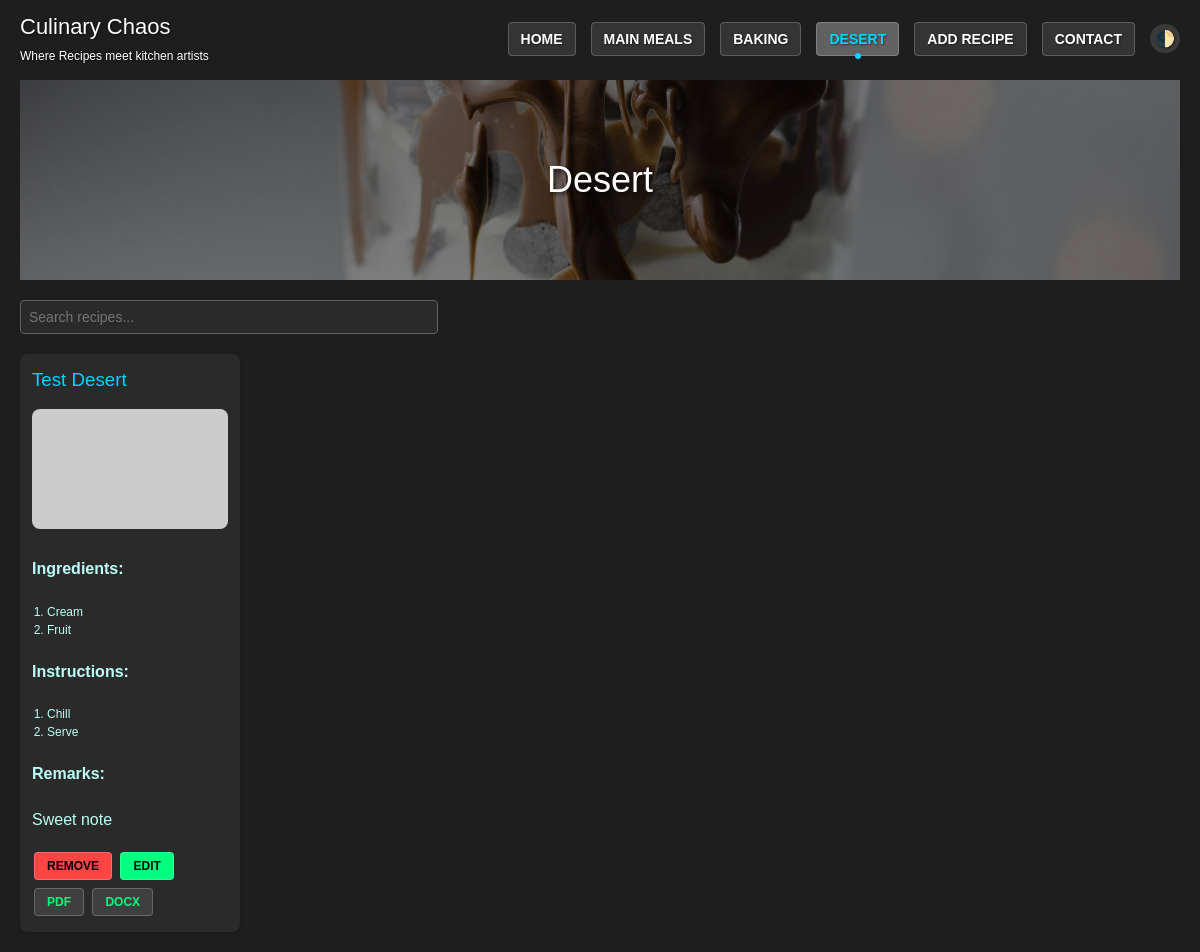
The app's page /desert with its own data.
### tables this page shows
CREATE TABLE recipes (
                id INTEGER PRIMARY KEY AUTOINCREMENT,
                name TEXT NOT NULL,
                type TEXT NOT NULL,
                ingredients TEXT NOT NULL,
                instructions TEXT NOT NULL,
                remarks TEXT,
                image TEXT
            );

### app.py (the view)
@app.route('/desert')
def desert():
    with sqlite3.connect('recipes.db') as conn:
        cursor = conn.cursor()
        cursor.execute("SELECT * FROM recipes WHERE type = 'desert'")
        recipes = [{'id': r[0], 'name': r[1], 'type': r[2], 'ingredients': r[3].split(','), 'instructions': r[4], 'remarks': r[5], 'image': r[6]} for r in cursor.fetchall()]
        app.logger.debug(f"Desert recipes fetched: {recipes}")
    return render_template('desert.html', recipes=recipes)

### templates/desert.html (shortened to what this page needs)
<!DOCTYPE html>
<html lang="en">
<head>
    <link rel="stylesheet" href="{{ url_for('static', filename='styles.css') }}">
</head>
<body class="dark-theme">
    <nav class="navbar">
        <div class="navbar-brand">
            <h1>Culinary Chaos</h1>
            <span class="tagline">Where Recipes meet kitchen artists</span>
        </div>
        <ul class="nav-menu">
            <li><a href="{{ url_for('index') }}" class="nav-link">Home</a></li>
            <li><a href="{{ url_for('main_meals') }}" class="nav-link">Main Meals</a></li>
            <li><a href="{{ url_for('baking') }}" class="nav-link">Baking</a></li>
            <li><a href="{{ url_for('desert') }}" class="nav-link">Desert</a></li>
            <li><a href="{{ url_for('add_recipe') }}" class="nav-link">Add Recipe</a></li>
            <li><a href="{{ url_for('contact') }}" class="nav-link">Contact</a></li>
            <li><button class="theme-switcher">🌓</button></li>
        </ul>
    </nav>
    <div class="container">
        <div class="section-header desert">
            <h2>Desert</h2>
        </div>
        <input type="text" class="search-bar" placeholder="Search recipes..." oninput="searchRecipes()">
        <div class="recipe-grid">
            {% if recipes %}
                {% for recipe in recipes %}
                <div class="recipe-card">
                    <h3>{{ recipe.name }}</h3>
                    <img src="{{ recipe.image }}" alt="{{ recipe.name }}">
                    <h4>Ingredients:</h4>
                    <ol>
                        {% for ingredient in recipe.ingredients %}
                        <li>{{ ingredient }}</li>
                        {% endfor %}
                    </ol>
                    <h4>Instructions:</h4>
                    <ol>
                        {% for instruction in recipe.instructions.split('.') %}
                        {% if instruction.strip() %}
                        <li>{{ instruction.strip() }}</li>
                        {% endif %}
                        {% endfor %}
                    </ol>
                    {% if recipe.remarks %}
                    <h4>Remarks:</h4>
                    <p>{{ recipe.remarks }}</p>
                    {% endif %}
                    <button class="delete-btn" onclick="deleteRecipe({{ recipe.id }})">Remove</button>
                    <a href="{{ url_for('edit_recipe', id=recipe.id) }}"><button class="edit-btn">Edit</button></a>
                    <a href="{{ url_for('download_recipe', id=recipe.id, format='pdf') }}"><button class="pdf-btn">PDF</button></a>
                    <a href="{{ url_for('download_recipe', id=recipe.id, format='docx') }}"><button class="docx-btn">Docx</button></a>
                </div>
                {% endfor %}
            {% else %}
                <p>No recipes found. Add some desserts!</p>
            {% endif %}
        </div>
    </div>
</body>
</html>

### static/styles.css (style rules this page uses)
:root { --bg-color: #1E1E1E; --text-color: #bbfff6; --header-color: #00D4FF; --link-color: #00FF7F; --link-hover-color: #00D4FF; --secondary-bg: #2A2A2A; --tertiary-bg: #3A3A3A; --border-bg: rgb(102, 94, 94); --subtext-color: #A0A0A0; --button-bg: #00FF7F; --button-text: #000; --button-hover: #00D4FF; --error-color: #FF4444; --delete-bg: #FF4444; --delete-hover: #CC3333; }
html, body { margin: 0; padding: 0; width: 100%; height: 100%; overflow-x: hidden; }
body { font-family: 'Arial', sans-serif; background: var(--bg-color); color: var(--text-color); line-height: 1.5; transition: background 0.3s, color 0.3s; }
.navbar { background: transparent; padding: 10px 20px; display: flex; justify-content: space-between; align-items: center; position: fixed; top: 0; width: 100%; z-index: 1000; box-sizing: border-box; }
.navbar-brand h1 { font-size: 22px; margin: 0; color: #fff; text-shadow: 1px 1px 2px rgba(0, 0, 0, 0.5); }
.tagline { font-size: 12px; color: #fff; text-shadow: 1px 1px 2px rgba(0, 0, 0, 0.5); }
.nav-menu { list-style: none; margin: 0; padding: 0; display: flex; align-items: center; gap: 15px; }
.nav-menu li { margin: 0; }
.nav-link { font-size: 14px; padding: 8px 12px; color: #fff; text-shadow: 1px 1px 2px rgba(0, 0, 0, 0.5); background: rgba(255, 255, 255, 0.1); border: 1px solid rgba(255, 255, 255, 0.2); border-radius: 4px; text-transform: uppercase; font-weight: 600; transition: all 0.3s ease; }
.nav-link.active { color: var(--link-hover-color); background: rgba(255, 255, 255, 0.3); position: relative; }
.nav-link.active::after { content: ''; position: absolute; bottom: -4px; left: 50%; transform: translateX(-50%); width: 6px; height: 6px; background: var(--link-hover-color); border-radius: 50%; }
.theme-switcher { background: var(--tertiary-bg); border: none; color: #fff; padding: 5px; cursor: pointer; font-size: 16px; border-radius: 25px; transition: all 0.3s ease; text-shadow: 1px 1px 2px rgba(0, 0, 0, 0.5); }
h1, h2, h3 { color: var(--header-color); font-weight: 400; margin: 0 0 15px; }
a { color: var(--link-color); text-decoration: none; transition: color 0.3s; }
.container { max-width: 1200px; margin: 0 auto; padding: 20px; background-color: var(--bg-color); color: var(--text-color); margin-top: 60px; }
.section-header { width: 100%; height: 200px; display: flex; align-items: center; justify-content: center; text-align: center; background-size: cover; background-position: center; background-repeat: no-repeat; background-color: #1a1a1a; margin-bottom: 20px; }
.section-header.desert { background-image: linear-gradient(rgba(0,0,0,0.5), rgba(0,0,0,0.5)), url('/static/desert.jpg'); }
.section-header h2 { color: #fff; font-size: 36px; margin: 0; text-shadow: 2px 2px 4px rgba(0, 0, 0, 0.7); }
.search-bar { width: 100%; max-width: 400px; padding: 8px; margin-bottom: 20px; border: 1px solid var(--border-bg); border-radius: 4px; background: var(--secondary-bg); color: var(--text-color); font-size: 14px; }
.recipe-grid { display: grid; grid-template-columns: repeat(auto-fill, minmax(220px, 1fr)); gap: 15px; }
.recipe-card { background: var(--secondary-bg); border-radius: 8px; box-shadow: 0 2px 5px rgba(0,0,0,0.1); padding: 12px; transition: transform 0.2s; }
.recipe-card img { width: 100%; height: 120px; object-fit: cover; border-radius: 8px; }
.recipe-card ol { margin: 8px 0; padding-left: 15px; font-size: 12px; }
.recipe-card button, .recipe-card a button { padding: 6px 12px; border: 1px solid rgba(255, 255, 255, 0.2); border-radius: 4px; text-transform: uppercase; font-weight: 600; font-size: 12px; cursor: pointer; transition: all 0.3s ease; margin: 4px 2px; }
.recipe-card .edit-btn { background: var(--button-bg); color: var(--button-text); }
.recipe-card .pdf-btn, .recipe-card .docx-btn { background: rgba(255, 255, 255, 0.1); color: var(--link-color); }
.recipe-card .delete-btn { background: var(--delete-bg); color: var(--button-text); }

### records on screen
recipes: name "Test Desert", ingredients "Cream" "Fruit", strip "Chill" "Serve", remarks "Sweet note"
